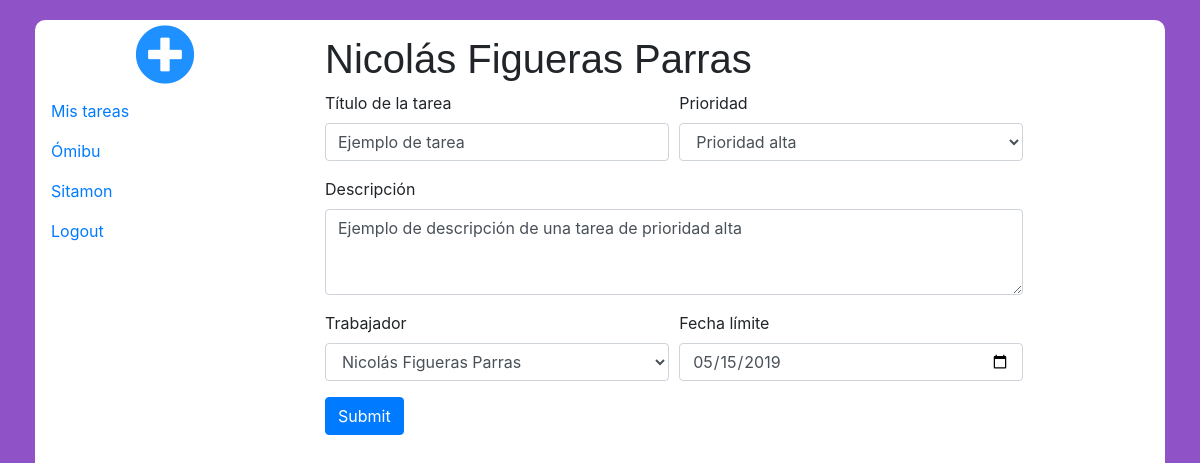
The app's page /Tasks/modifyTask.php?task=1 (signed in) with its own data.
### tables this page shows
CREATE TABLE `trabajadores` (
  `ID_trabajador` bigint(20) UNSIGNED NOT NULL,
  `Nombre` varchar(20) NOT NULL,
  `Apellidos` varchar(50) NOT NULL,
  `Direccion` varchar(70) NOT NULL,
  `Puesto` varchar(40) NOT NULL,
  `Email` varchar(50) NOT NULL,
  `Password` varchar(15) NOT NULL,
  `Telefono` varchar(20) NOT NULL
);

CREATE TABLE `clientes` (
  `ID_cliente` bigint(20) UNSIGNED NOT NULL,
  `Nombre` varchar(50) NOT NULL
);

CREATE TABLE `tareas` (
  `ID_tarea` bigint(20) UNSIGNED NOT NULL,
  `Nombre` varchar(100) NOT NULL,
  `Descripcion` varchar(150) NOT NULL,
  `Fecha` date NOT NULL,
  `Prioridad` int(1) NOT NULL,
  `Trabajador` bigint(20) NOT NULL,
  `Cliente` bigint(20) NOT NULL,
  `Finalizado` int(1) NOT NULL
);

### tasks/modifyTask.php (the view, shortened to what this page needs)
<!DOCTYPE HTML>
<html lang="es">
	<head>
		<link rel="stylesheet" type="text/css" href="../css/main.css">
		<link rel="stylesheet" href="https://stackpath.bootstrapcdn.com/bootstrap/4.3.1/css/bootstrap.min.css">
		<link rel="stylesheet" href="https://use.fontawesome.com/releases/v5.8.1/css/all.css">
	</head>
	<body>
			<?php
                $db = connectDb();
            ?>
			<?php
				$workerData = mysqli_fetch_array(mysqli_query($db, "SELECT * FROM trabajadores WHERE Email = '$_SESSION[email]'"));
			?>
		<div class="container-fluid">
			<div class="mainBox">
                    <div class="row">
                            <div class="col-3 addClientBox">
                                <a href="#"><i class="fas fa-plus-circle addClientBtn"></i></a>
                            </div>
                            <div class="col-9 welcomeMessage">
                                <h1><?php echo $workerData['Nombre']." ".$workerData['Apellidos'] ?></h1>
                            </div>
                    </div>
                    <div class="row">
                            <div class="col-3">
                                <div class="nav flex-column nav-pills" id="v-pills-tab" role="tablist" aria-orientation="vertical">
                                    <a class="nav-link" href="../myTasks/">Mis tareas</a>
                                    <?php
                                        $clientsQuery = mysqli_query($db, "SELECT * FROM clientes");
                                        if($row = mysqli_fetch_array($clientsQuery)){
                                            do{
                                                if(isset($_GET['client'])){
                                                    if($_GET['client'] == $row['ID_cliente']){
                                                        echo "<a class='nav-link active' href='../index.php?client='$row[ID_cliente]'>".$row['Nombre']."</a>";
                                                    }else{
                                                        echo "<a class='nav-link' href='../index.php?client=$row[ID_cliente]'>".$row['Nombre']."</a>";
                                                    }
                                                }else{
                                                    echo "<a class='nav-link' href='../index.php?client=$row[ID_cliente]'>".$row['Nombre']."</a>";
                                                }
                                            }while($row = mysqli_fetch_array($clientsQuery));
                                        }
                                    ?>
                                    <a class="nav-link" href="../login/logout.php">Logout</a>
                                </div>
                            </div>
                            <div class="col-9">
                                <div class="tab-content" id="v-pills-tabContent">
                                    <div class="tab-pane fade show active" id="v-pills-home" role="tabpanel" aria-labelledby="v-pills-home-tab">
                                        <form action="addTask.php" method="post" id="addTaskForm">
                                                <?php
                                                    $actualValues = mysqli_fetch_array(mysqli_query($db, "SELECT * FROM tareas WHERE ID_tarea = '$_GET[task]'"));
                                                ?>
                                            <div class="form-row">
                                                <div class="form-group col-md-5">
                                                    <label for="title">Título de la tarea</label>
                                                    <input id="title" name="title" type="text" class="form-control" value="<?php echo $actualValues['Nombre'] ?>" required>
                                                </div>
                                                <div class="form-group col-md-5">
                                                    <label for="priority">Prioridad</label>
                                                    <select id="priority" name="priority" class="form-control">
                                                            <?php
                                                                if($actualValues['Prioridad'] == '1'){
                                                                    echo "
                                                                        <option value='0' disabled>Escoja una prioridad...</option>
                                                                        <option selected value='1'>Prioridad alta</option>
                                                                        <option value='2'>Prioridad media</option>
                                                                        <option value='3'>Prioridad baja</option>
                                                                    ";
                                                                }
                                                            ?>
                                                    </select>
                                                </div>
                                            </div>
                                            <div class="form-row">
                                                <div class="form-group col-md-10">
                                                    <label for="description">Descripción</label>
                                                    <textarea class="form-control" name="description" value="<?php echo $actualValues['Descripcion'] ?>" id="description" rows="3"><?php echo $actualValues['Descripcion'] ?></textarea>
                                                </div>
                                            </div>
                                            <div class="form-row">
                                                <div class="form-group col-md-5">
                                                    <label for="worker">Trabajador</label>
                                                    <select id="worker" name="worker" class="form-control">
                                                        <?php
                                                            $workerQuery = mysqli_query($db, "SELECT ID_trabajador, Nombre, Apellidos FROM trabajadores");
                                                            $rows = mysqli_num_rows($workerQuery);
                                                            for($i=0;$i<$rows;$i++){
                                                                $data=mysqli_fetch_array($workerQuery);
                                                                if($data['ID_trabajador'] == $actualValues['Trabajador']){
                                                                    echo "<option selected value='$data[ID_trabajador]'>$data[Nombre] $data[Apellidos]</option>";
                                                                }else{
                                                                    echo "<option value='$data[ID_trabajador]'>$data[Nombre] $data[Apellidos]</option>";
                                                                }
                                                            }
                                                        ?>
                                                    </select>
                                                </div>
                                                <div class="form-group col-md-5">
                                                    <label for="limitDate">Fecha límite</label>
                                                    <input type="date" class="form-control" value="<?php echo $actualValues['Fecha'] ?>"  name="limitDate" id="limitDate">
                                                </div>
                                            </div>
                                            <div class="form-row">
                                                <div class="form-group col-md-2">
                                                    <input type="submit" class="btn btn-primary" id="addTask" name="addTask">
                                                </div>
                                            </div>
                                        </form>
                                    </div>
                                </div>
                            </div>
                    </div>
			</div>
		</div>
	</body>
</html>

### css/main.css (style rules this page uses)
h1 { font-family: arial, sans-serif; font-size: 16px; font-weight: bold; padding-top: 15px; margin-bottom: 1px; }
body { background-color: #9053c7 !important; }
.mainBox { margin: 20px !important; background: white !important; height:95vh; border-radius: 10px; }
.addClientBtn { font-size: 60px; color: dodgerblue; padding-top: 5px; }
.addClientBox { text-align: center; }
body { font-family: Poppins-Regular, sans-serif; }

### records on screen
trabajadores: Nombre "Nicolás", Apellidos "Figueras Parras"
clientes: Nombre "Ómibu"
clientes: Nombre "Sitamon"
tareas: title "Ejemplo de tarea", priority "Prioridad alta", description "Ejemplo de descripción de una tarea de prioridad alta", limitDate "05/15/2019"

### other values on screen
form field worker "Nicolás Figueras Parras"
